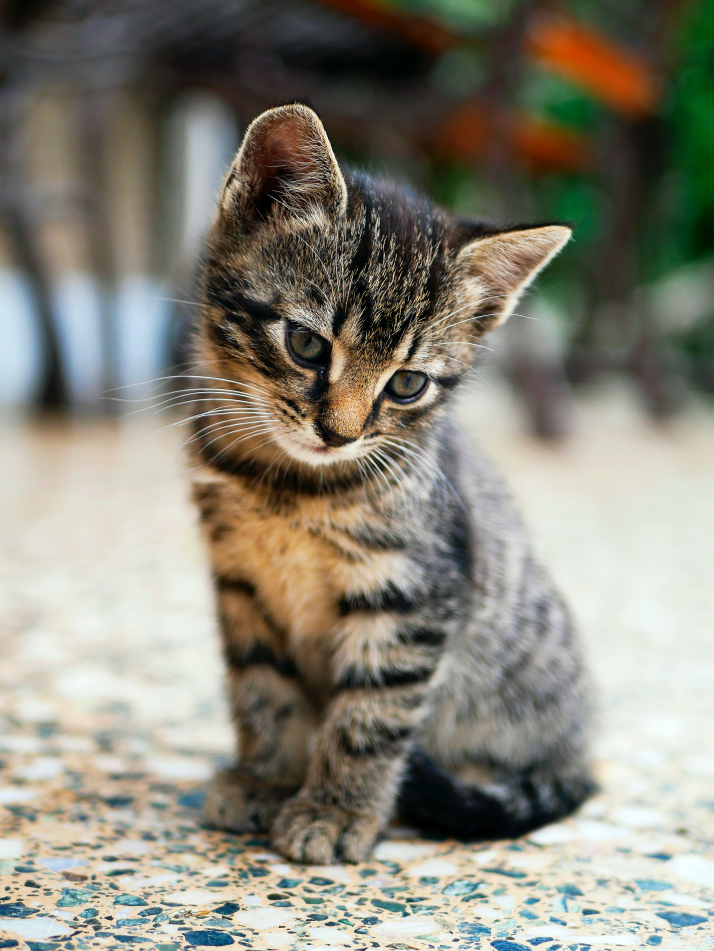
#> input picture ImageProcessing/img.png, 2853 x 3803 px (shown at 1/4 size)
$ jupyter execute ImageProcessing.ipynb   (shell and % lines are left out)
#> lines starting #> are read from the running program, lines starting #| are printed output that depends on the picture; after the words box and inside, x2 and y2 are one past the last pixel; in counts of white or black regions, pixels touching at a corner belong together
[cell 1]
import cv2
import matplotlib.pyplot as plt

[cell 2]
img = cv2.imread("img.png")
#> img is the input picture: shape (3803, 2853, 3); mean B, G, R 120.6, 133.2, 136
plt.imshow(img);

[cell 3]
img=cv2.cvtColor(img, cv2.COLOR_BGR2RGB)
plt.imshow(img);

[cell 4]
hsv_img = cv2.cvtColor(img, cv2.COLOR_RGB2HSV)
#> hsv_img: shape (3803, 2853, 3); mean H, S, V 43.3, 60.3, 142.2
plt.imshow(hsv_img)

[cell 5]
hls_img = cv2.cvtColor(img, cv2.COLOR_RGB2HLS)
#> hls_img: shape (3803, 2853, 3); mean of channels 0, 1, 2 43.3, 129.8, 60.5
plt.imshow(hls_img);

### Blending and Pasting Images

[cell 6]
img1 = cv2.imread("img2.png")
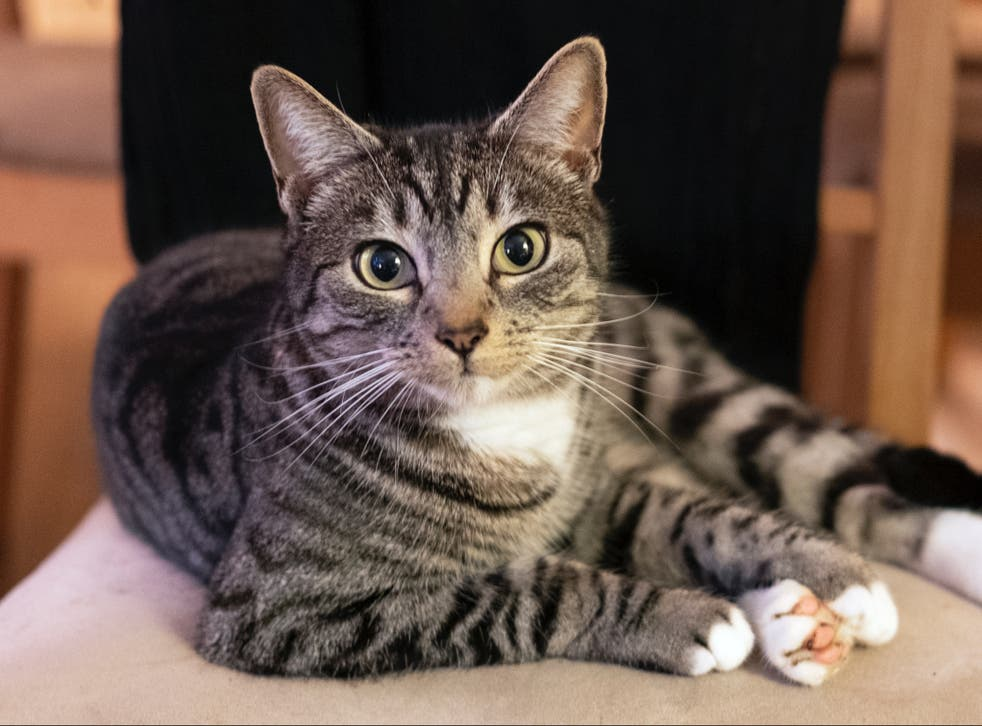
#> input picture ImageBasicsWithOpenCV/img2.png, 982 x 726 px, found by its file name
#> img1 is the input picture: shape (726, 982, 3); mean B, G, R 77.6, 88.1, 107.4
img1 =cv2.cvtColor(img1, cv2.COLOR_BGR2RGB)
img2 = cv2.imread("do-not-copy.png")
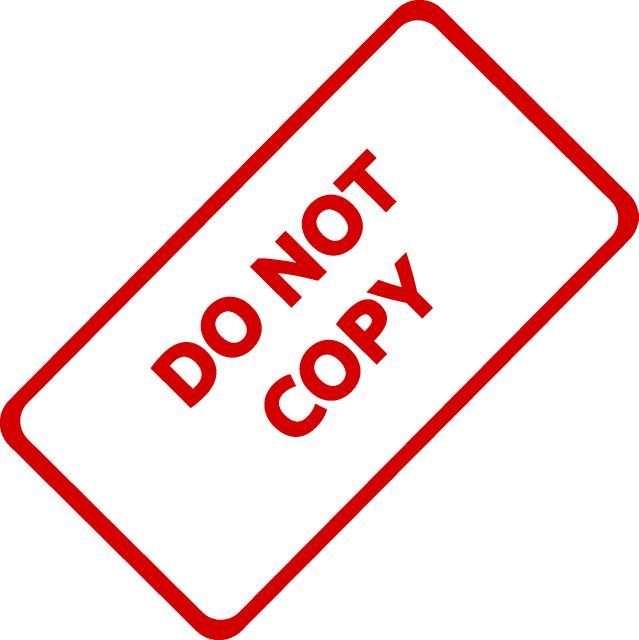
#> input picture ImageProcessing/do-not-copy.png, 1277 x 1280 px (shown at 1/2 size)
#> img2 is the input picture: shape (1280, 1277, 3); mean B, G, R 226.7, 226.7, 250.2
img2 = cv2.cvtColor(img2, cv2.COLOR_BGR2RGB)

[cell 7]
plt.imshow(img1);

[cell 8]
plt.imshow(img2);

[cell 9]
img1.shape
#> Out = (726, 982, 3)

[cell 10]
img2.shape
#> Out = (1280, 1277, 3)

[cell 11]
#Blending Images of The Same Size

[cell 12]
img1 = cv2.resize(img1,(1200,1200))
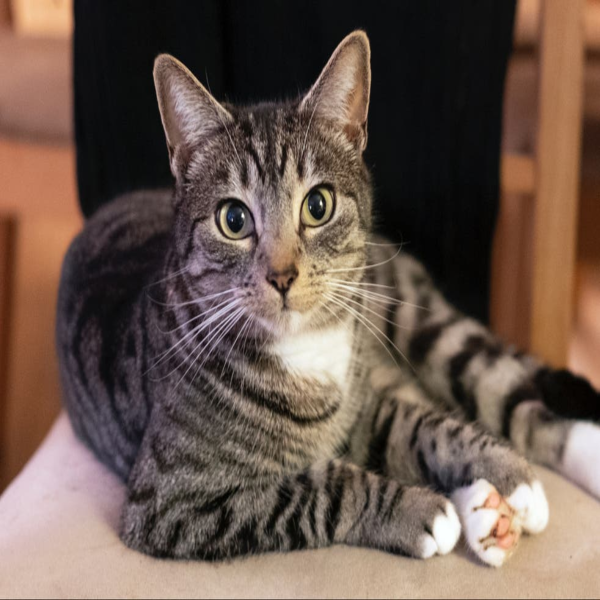
#> img1: shape (1200, 1200, 3) (shown at 1/2 size); mean R, G, B 107.3, 88, 77.5
img2 = cv2.resize(img2,(1200,1200))
#> img2: shape (1200, 1200, 3)

[cell 13]
plt.imshow(img1);

[cell 14]
plt.imshow(img2);

[cell 15]
blended = cv2.addWeighted(src1=img1, alpha=0.8, src2=img2, beta=0.1, gamma=0)
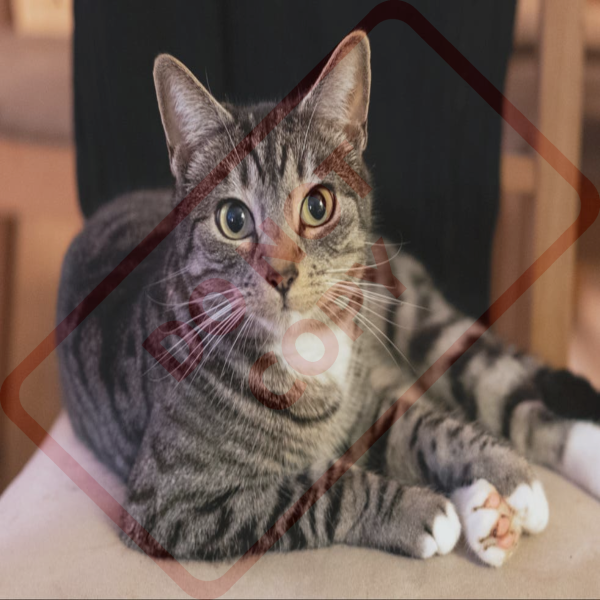
#> blended: shape (1200, 1200, 3) (shown at 1/2 size); mean R, G, B 110.9, 93.2, 84.8
plt.imshow(blended);

[cell 16]
# OVERLAY SMALL IMAGE ON TOP OF A LARGER IMAGE (NO BLENDING)
# Numpy Reassignment

[cell 17]
img1 = cv2.imread("img2.png")
img1 =cv2.cvtColor(img1, cv2.COLOR_BGR2RGB)
img2 = cv2.imread("do-not-copy.png")
img2 = cv2.cvtColor(img2, cv2.COLOR_BGR2RGB)

[cell 18]
img2 = cv2.resize(img2,(600,600))
#> img2: shape (600, 600, 3)
img1 = cv2.resize(img1,(1200,1300))
#> img1: shape (1300, 1200, 3)

[cell 19]
plt.imshow(img2);

[cell 20]
plt.imshow(img1);

[cell 21]
large_img = img1
small_img = img2

[cell 22]
x_offset = 0
y_offset = 0

[cell 23]
x_end = x_offset + small_img.shape[0]
#> x_end = 600
y_end = y_offset + small_img.shape[1]
#> y_end = 600

[cell 24]
small_img.shape
#> Out = (600, 600, 3)

[cell 25]
large_img[y_offset:y_end,x_offset:x_end] = small_img

[cell 26]
plt.imshow(large_img)

[cell 27]
# BLEND TOGETHER IMAGES OF DIFFERENT SIZE

[cell 28]
img1 = cv2.imread("img2.png")
img1 =cv2.cvtColor(img1, cv2.COLOR_BGR2RGB)
img2 = cv2.imread("do-not-copy.png")
img2 = cv2.cvtColor(img2, cv2.COLOR_BGR2RGB)

[cell 29]
img2 = cv2.resize(img2,(600,600))
img1 = cv2.resize(img1,(1200,1300))

[cell 30]
plt.imshow(img1);

[cell 31]
plt.imshow(img2);

[cell 32]
img1.shape
#> Out = (1300, 1200, 3)

[cell 33]
img2.shape
#> Out = (600, 600, 3)

[cell 34]
x_offset = 1200 - 600
y_offset = 1300 - 600

[cell 35]
rows, cols, channels = img2.shape

[cell 36]
rows

[cell 37]
cols

[cell 38]
channels

[cell 39]
roi = img1[y_offset:1300,x_offset:1200]

[cell 40]
plt.imshow(roi)

[cell 41]
img2gray = cv2.cvtColor(img2,cv2.COLOR_RGB2GRAY)
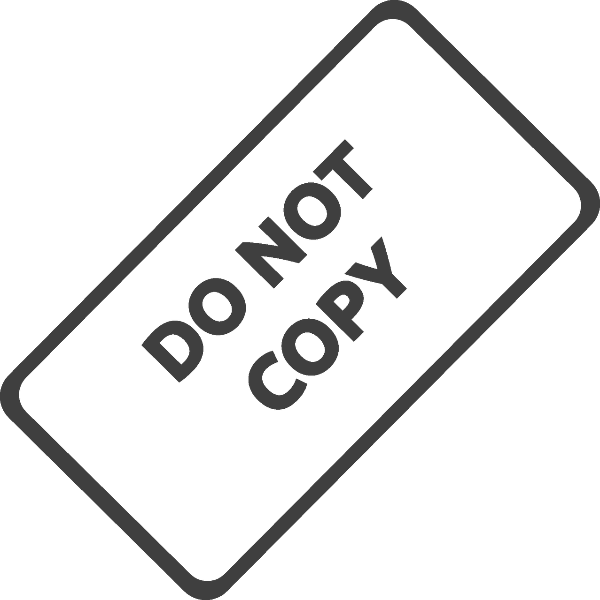
#> img2gray: shape (600, 600); min 60, max 255, mean 233.7

[cell 42]
plt.imshow(img2gray, cmap="gray")

[cell 43]
mask_inv=cv2.bitwise_not(img2gray)
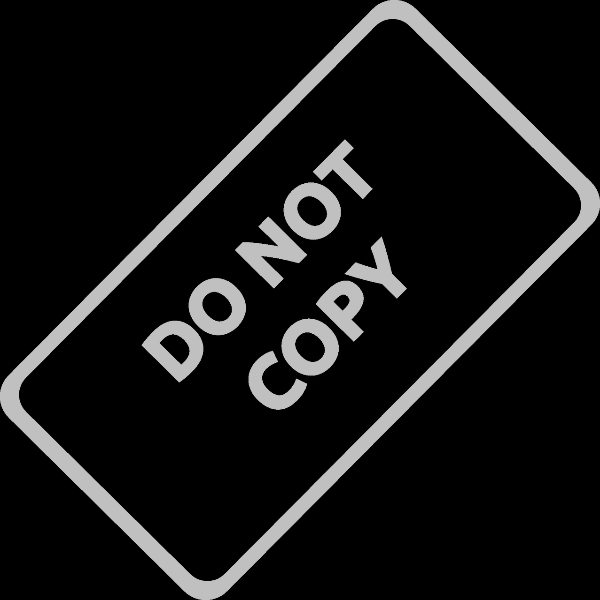
#> mask_inv: shape (600, 600); min 0, max 195, mean 21.3

[cell 44]
plt.imshow(mask_inv)

[cell 45]
plt.imshow(mask_inv,cmap="gray")

[cell 46]
mask_inv.shape

[cell 47]
import numpy as np
white_bg = np.full(img2.shape,255,dtype=np.uint8)

[cell 48]
white_bg.shape

[cell 49]
bk = cv2.bitwise_or(white_bg,white_bg,mask=mask_inv)
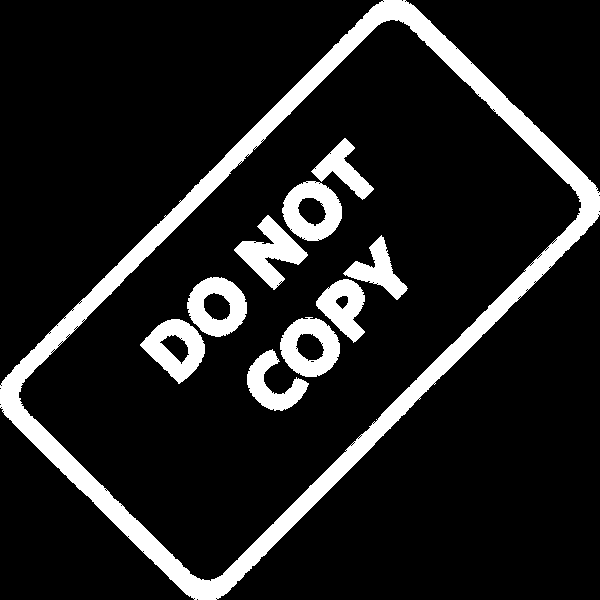
#> bk: shape (600, 600, 3); 12.8% white; 10 white regions, largest, box (x1, y1, x2, y2) and area: (0, 0, 600, 600) 28681, (234, 215, 308, 290) 2264, (282, 181, 342, 241) 2185
#> white_bg: shape (600, 600, 3); every value is 255

[cell 50]
bk.shape

[cell 51]
plt.imshow(bk)

[cell 52]
fg = cv2.bitwise_or(img2,img2, mask=mask_inv)
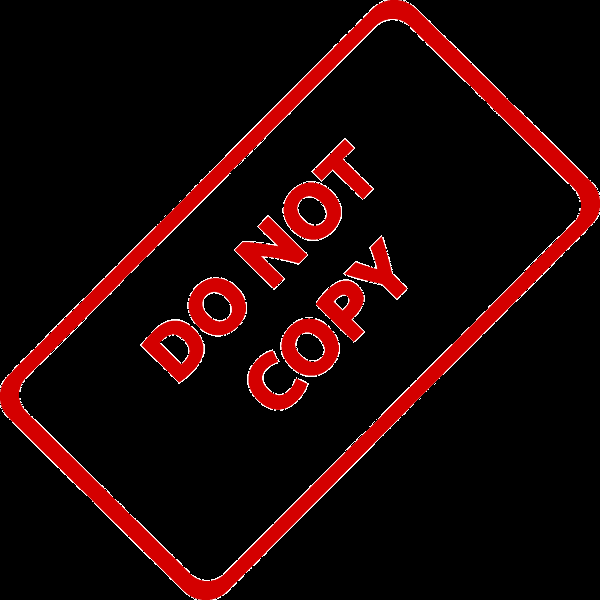
#> fg: shape (600, 600, 3); mean R, G, B 27.8, 4.3, 4.3

[cell 53]
plt.imshow(fg)

[cell 54]
final_roi = cv2.bitwise_or(roi,fg)
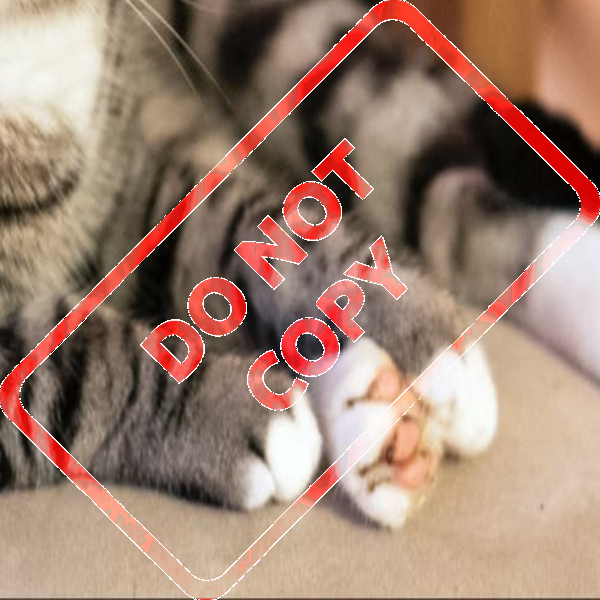
#> final_roi: shape (600, 600, 3); mean R, G, B 159.8, 128.9, 113.1

[cell 55]
plt.imshow(final_roi)

[cell 56]
large_img=img1
small_img=final_roi

[cell 57]
large_img[y_offset:y_offset+small_img.shape[0], x_offset:x_offset+small_img.shape[1]]=small_img
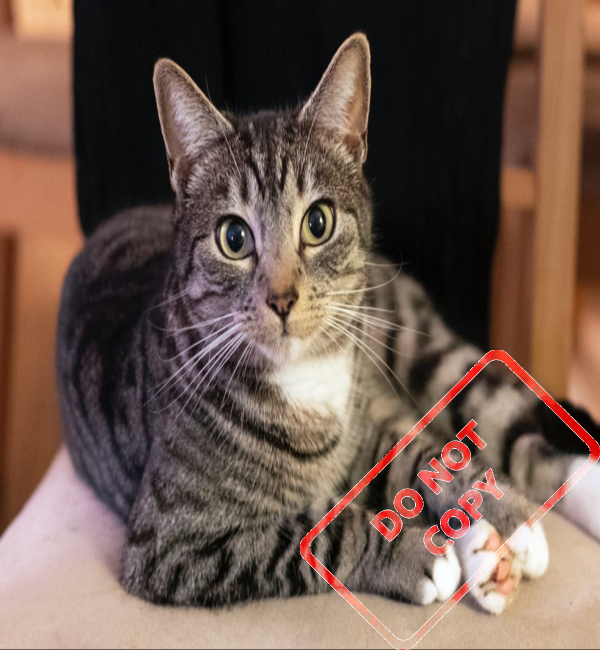
#> large_img: shape (1300, 1200, 3) (shown at 1/2 size); mean R, G, B 110.9, 88.6, 78.1
